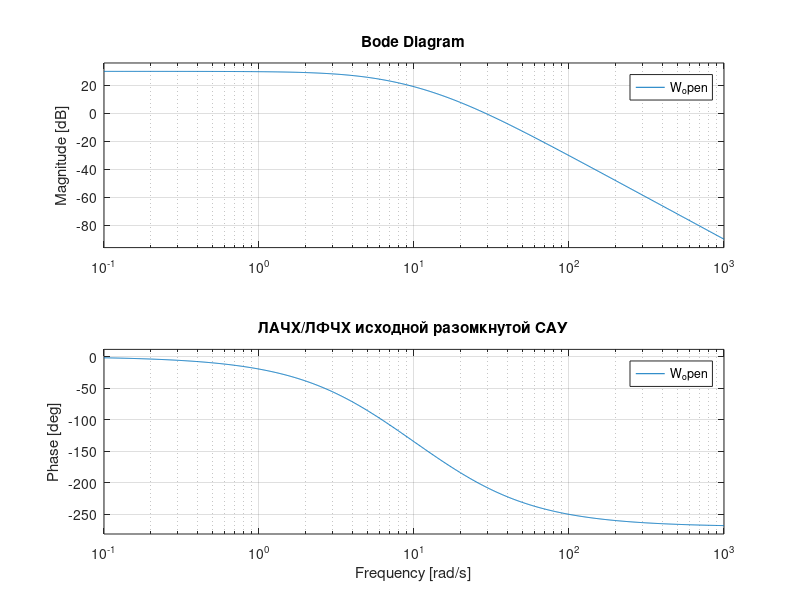

Here is the MATLAB script that generated this plot: (Note: this script raises an error after producing the figure.)
clear;
clc;
close all;

num = 32;
den = [0.001 0.035 0.35 1];

W_open = tf(num, den);
W_closed = feedback(W_open, 1);

char_eq = den + [0 0 0 num];

a3 = char_eq(1);
a2 = char_eq(2);
a1 = char_eq(3);
a0 = char_eq(4);

D1 = a2;
D2 = a2*a1 - a3*a0;
D3 = a0*D2;

fprintf('Определители Гурвица: D1=%.3f  D2=%.3f  D3=%.3f\n', D1, D2, D3);

[Am, Pm, Wcg, Wcp] = margin(W_open);

figure('Name','Исходная САУ');
subplot(2,1,1);
step(W_closed);
title('Переходная функция исходной САУ');
grid on;

subplot(2,1,2);
bode(W_open);
grid on;
title('ЛАЧХ/ЛФЧХ исходной разомкнутой САУ');

M_req = 1.19;
Tpp_req = 0.6;
sigma_req = 20;

gamma_req = asind(1/M_req);
wc_req = 8;
phi_req = -180 + gamma_req;

[T1, T2] = calculate_T(num, M_req, wc_req);

fprintf('\nПараметры желаемой системы:\n');
fprintf('gamma = %.2f град\n', gamma_req);
fprintf('wc = %.2f рад/с\n', wc_req);
fprintf('T1 = %.6f с\n', T1);
fprintf('T2 = %.6f с\n', T2);

W_zh = tf(num, conv([T1 1], [T2 1]));

disp('Передаточная функция желаемой системы:');
W_zh

w = logspace(-2, 3, 1000);

[mag_i, phase_i] = bode(W_open, w);
mag_i = squeeze(mag_i);
phase_i = squeeze(phase_i);

[mag_zh, phase_zh] = bode(W_zh, w);
mag_zh = squeeze(mag_zh);
phase_zh = squeeze(phase_zh);

L_i = 20*log10(mag_i);
L_zh = 20*log10(mag_zh);

figure('Name','Исходная и желаемая частотные характеристики');

subplot(2,1,1);
semilogx(w, L_i, 'b', w, L_zh, 'r--', 'LineWidth', 1.5);
grid on;
xlabel('\omega, рад/с');
ylabel('L(\omega), дБ');
title('ЛАЧХ исходной и желаемой систем');
legend('Исходная система', 'Желаемая система', 'Location', 'best');

subplot(2,1,2);
semilogx(w, phase_i, 'b', w, phase_zh, 'r--', 'LineWidth', 1.5);
grid on;
xlabel('\omega, рад/с');
ylabel('\phi(\omega), град');
title('ЛФЧХ исходной и желаемой систем');
legend('Исходная система', 'Желаемая система', 'Location', 'best');

w_i = [5 10 20];
w_zh = [1/T1 1/T2];

L0 = 20*log10(num);

L_i_asym = L0 - 20*max(0, log10(w/5)) - 20*max(0, log10(w/10)) - 20*max(0, log10(w/20));
L_zh_asym = L0 - 20*max(0, log10(w/(1/T1))) - 20*max(0, log10(w/(1/T2)));
L_ku_asym = L_zh_asym - L_i_asym;

figure('Name','Асимптотические ЛАЧХ исходной системы, желаемой системы и ПКУ');

semilogx(w, L_i_asym, 'b', 'LineWidth', 1.5);
hold on;
semilogx(w, L_zh_asym, 'r--', 'LineWidth', 1.5);
semilogx(w, L_ku_asym, 'g-.', 'LineWidth', 1.5);

grid on;
xlabel('\omega, рад/с');
ylabel('L(\omega), дБ');
title('Асимптотические ЛАЧХ исходной системы, желаемой системы и ПКУ');
legend('Исходная система', 'Желаемая система', ...
    'Корректирующее устройство (ПКУ)', 'Location', 'best');
hold off;

W_ku = minreal(W_zh / W_open);
disp('Передаточная функция корректирующего устройства ПКУ:');
W_ku

W_final = W_ku * W_open;
W_closed_final = feedback(W_final, 1);

[Am2, Pm2, Wcg2, Wcp2] = margin(W_final);
M_fact = 1 / sind(Pm2);
fprintf('Фактическое M = 1/sin(Pm) = %.2f (требуется <= %.2f)\n', M_fact, M_req);

info = stepinfo(W_closed_final);
Tpp_fact = info.SettlingTime;
sigma_fact = info.Overshoot;
yesNo = @(b) subsref({'НЕТ','ДА'}, struct('type','{}','subs',{{b+1}}));
fprintf('Соответствие: Tпп %.3f <= %.1f ? %s    sigma %.1f <= %.0f ? %s\n', ...
    Tpp_fact, Tpp_req, yesNo(Tpp_fact<=Tpp_req), sigma_fact, sigma_req, yesNo(sigma_fact<=sigma_req));

figure('Name','ЛАЧХ/ЛФЧХ систем');

subplot(2,1,1);
[mag_open, phase_open, wout] = bode(W_open, w);
[mag_ku, phase_ku] = bode(W_ku, w);
[mag_final, phase_final] = bode(W_final, w);

semilogx(w, 20*log10(squeeze(mag_open)), 'b', ...
         w, 20*log10(squeeze(mag_ku)), 'r--', ...
         w, 20*log10(squeeze(mag_final)), 'g-.', ...
         'LineWidth', 1.5);
grid on;
xlabel('\omega, рад/с');
ylabel('L(\omega), дБ');
legend('Исходная','ПКУ', ...
       'Скорректированная','Location','best');
title('ЛАЧХ — исходная, ПКУ, скорректированная');

subplot(2,1,2);
semilogx(w, squeeze(phase_open), 'b', ...
         w, squeeze(phase_ku), 'r--', ...
         w, squeeze(phase_final), 'g-.', ...
         'LineWidth', 1.5);
grid on;
xlabel('\omega, рад/с');
ylabel('\phi(\omega), град');
legend('Исходная','ПКУ', ...
       'Скорректированная','Location','best');
title('ЛФЧХ — исходная, ПКУ, скорректированная');

t = 0:0.01:1;

figure('Name','Переходные характеристики');
step(W_closed, W_closed_final, t);
grid on;
legend('Исходная САУ','Скорректированная САУ','Location','best');
title('Переходные характеристики замкнутых САУ');

function [T1, T2] = calculate_T(K, M_req, wc_req)
    gamma_req = asind(1 / M_req);

    alpha = 180 - gamma_req;

    S = K * sind(alpha);
    P = 1 - K * cosd(alpha);

    D = S^2 - 4 * P;

    if D < 0
        error('Нет действительных решений для T1 и T2');
    end

    x1 = (S + sqrt(D)) / 2;
    x2 = (S - sqrt(D)) / 2;

    T1 = x1 / wc_req;
    T2 = x2 / wc_req;
end
